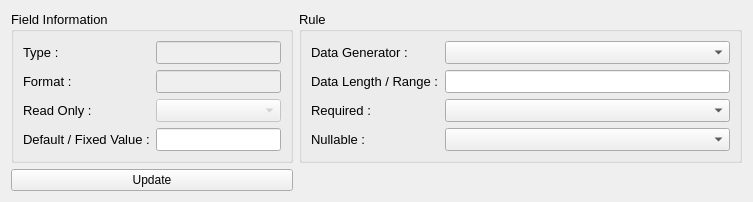
                      <widget class="QWidget" name="tab_12">
                       <attribute name="title">
                        <string>Data Rule</string>
                       </attribute>
                       <layout class="QHBoxLayout" name="horizontalLayout_17">
                        <item>
                         <layout class="QGridLayout" name="gridLayout_6" columnstretch="4,6">
                          <item row="1" column="0" rowspan="2">
                           <widget class="QGroupBox" name="group_positive_test_11">
                            <property name="sizePolicy">
                             <sizepolicy hsizetype="MinimumExpanding" vsizetype="MinimumExpanding">
                              <horstretch>0</horstretch>
                              <verstretch>0</verstretch>
                             </sizepolicy>
                            </property>
                            <property name="font">
                             <font>
                              <family>Segoe UI</family>
                              <pointsize>10</pointsize>
                             </font>
                            </property>
                            <property name="title">
                             <string>Field Information</string>
                            </property>
                            <layout class="QGridLayout" name="gridLayout_15">
                             <item row="3" column="0">
                              <widget class="QLabel" name="label_38">
                               <property name="font">
                                <font>
                                 <family>Segoe UI</family>
                                 <pointsize>10</pointsize>
                                </font>
                               </property>
                               <property name="text">
                                <string>Default / Fixed Value :</string>
                               </property>
                               <property name="alignment">
                                <set>Qt::AlignLeading|Qt::AlignLeft|Qt::AlignVCenter</set>
                               </property>
                              </widget>
                             </item>
                             <item row="0" column="0">
                              <widget class="QLabel" name="label_36">
                               <property name="font">
                                <font>
                                 <family>Segoe UI</family>
                                 <pointsize>10</pointsize>
                                </font>
                               </property>
                               <property name="text">
                                <string>Type :</string>
                               </property>
                               <property name="alignment">
                                <set>Qt::AlignLeading|Qt::AlignLeft|Qt::AlignVCenter</set>
                               </property>
                              </widget>
                             </item>
                             <item row="1" column="0">
                              <widget class="QLabel" name="label_37">
                               <property name="font">
                                <font>
                                 <family>Segoe UI</family>
                                 <pointsize>10</pointsize>
                                </font>
                               </property>
                               <property name="text">
                                <string>Format :</string>
                               </property>
                               <property name="alignment">
                                <set>Qt::AlignLeading|Qt::AlignLeft|Qt::AlignVCenter</set>
                               </property>
                              </widget>
                             </item>
                             <item row="3" column="1">
                              <widget class="QLineEdit" name="textbox_data_rule_value">
                               <property name="font">
                                <font>
                                 <family>Segoe UI</family>
                                 <pointsize>10</pointsize>
                                </font>
                               </property>
                              </widget>
                             </item>
                             <item row="0" column="1">
                              <widget class="QLineEdit" name="textbox_data_rule_type">
                               <property name="enabled">
                                <bool>false</bool>
                               </property>
                               <property name="font">
                                <font>
                                 <family>Segoe UI</family>
                                 <pointsize>10</pointsize>
                                </font>
                               </property>
                              </widget>
                             </item>
                             <item row="1" column="1">
                              <widget class="QLineEdit" name="textbox_data_rule_format">
                               <property name="enabled">
                                <bool>false</bool>
                               </property>
                               <property name="font">
                                <font>
                                 <family>Segoe UI</family>
                                 <pointsize>10</pointsize>
                                </font>
                               </property>
                              </widget>
                             </item>
                             <item row="2" column="0">
                              <widget class="QLabel" name="label_57">
                               <property name="font">
                                <font>
                                 <family>Segoe UI</family>
                                 <pointsize>10</pointsize>
                                </font>
                               </property>
                               <property name="text">
                                <string>Read Only :</string>
                               </property>
                               <property name="alignment">
                                <set>Qt::AlignLeading|Qt::AlignLeft|Qt::AlignVCenter</set>
                               </property>
                              </widget>
                             </item>
                             <item row="2" column="1">
                              <widget class="QComboBox" name="comboBox_data_rule_read_only">
                               <property name="enabled">
                                <bool>false</bool>
                               </property>
                               <property name="font">
                                <font>
                                 <family>Segoe UI</family>
                                 <pointsize>10</pointsize>
                                </font>
                               </property>
                               <property name="layoutDirection">
                                <enum>Qt::LeftToRight</enum>
                               </property>
                               <item>
                                <property name="text">
                                 <string/>
                                </property>
                               </item>
                               <item>
                                <property name="text">
                                 <string>True</string>
                                </property>
                               </item>
                               <item>
                                <property name="text">
                                 <string>False</string>
                                </property>
                               </item>
                              </widget>
                             </item>
                            </layout>
                           </widget>
                          </item>
                          <item row="1" column="1" rowspan="2">
                           <widget class="QGroupBox" name="group_positive_test_13">
                            <property name="sizePolicy">
                             <sizepolicy hsizetype="MinimumExpanding" vsizetype="MinimumExpanding">
                              <horstretch>0</horstretch>
                              <verstretch>0</verstretch>
                             </sizepolicy>
                            </property>
                            <property name="font">
                             <font>
                              <family>Segoe UI</family>
                              <pointsize>10</pointsize>
                             </font>
                            </property>
                            <property name="title">
                             <string>Rule</string>
                            </property>
                            <layout class="QGridLayout" name="gridLayout_26">
                             <item row="1" column="0">
                              <widget class="QLabel" name="label_50">
                               <property name="font">
                                <font>
                                 <family>Segoe UI</family>
                                 <pointsize>10</pointsize>
                                </font>
                               </property>
                               <property name="text">
                                <string>Data Length / Range :</string>
                               </property>
                               <property name="alignment">
                                <set>Qt::AlignLeading|Qt::AlignLeft|Qt::AlignVCenter</set>
                               </property>
                              </widget>
                             </item>
                             <item row="3" column="0">
                              <widget class="QLabel" name="label_52">
                               <property name="font">
                                <font>
                                 <family>Segoe UI</family>
                                 <pointsize>10</pointsize>
                                </font>
                               </property>
                               <property name="text">
                                <string>Nullable :</string>
                               </property>
                               <property name="alignment">
                                <set>Qt::AlignLeading|Qt::AlignLeft|Qt::AlignVCenter</set>
                               </property>
                              </widget>
                             </item>
                             <item row="0" column="0">
                              <widget class="QLabel" name="label_39">
                               <property name="font">
                                <font>
                                 <family>Segoe UI</family>
                                 <pointsize>10</pointsize>
                                </font>
                               </property>
                               <property name="text">
                                <string>Data Generator :</string>
                               </property>
                               <property name="alignment">
                                <set>Qt::AlignLeading|Qt::AlignLeft|Qt::AlignVCenter</set>
                               </property>
                              </widget>
                             </item>
                             <item row="2" column="0">
                              <widget class="QLabel" name="label_51">
                               <property name="font">
                                <font>
                                 <family>Segoe UI</family>
                                 <pointsize>10</pointsize>
                                </font>
                               </property>
                               <property name="text">
                                <string>Required :</string>
                               </property>
                               <property name="alignment">
                                <set>Qt::AlignLeading|Qt::AlignLeft|Qt::AlignVCenter</set>
                               </property>
                              </widget>
                             </item>
                             <item row="1" column="2">
                              <widget class="QLineEdit" name="textbox_data_rule_data_length">
                               <property name="font">
                                <font>
                                 <family>Segoe UI</family>
                                 <pointsize>10</pointsize>
                                </font>
                               </property>
                               <property name="text">
                                <string/>
                               </property>
                              </widget>
                             </item>
                             <item row="0" column="2">
                              <widget class="QComboBox" name="comboBox_data_rule_data_generator">
                               <property name="font">
                                <font>
                                 <family>Segoe UI</family>
                                 <pointsize>10</pointsize>
                                </font>
                               </property>
                               <property name="layoutDirection">
                                <enum>Qt::LeftToRight</enum>
                               </property>
                               <item>
                                <property name="text">
                                 <string/>
                                </property>
                               </item>
                               <item>
                                <property name="text">
                                 <string>Random String</string>
                                </property>
                               </item>
                               <item>
                                <property name="text">
                                 <string>Random String (Without Special Characters)</string>
                                </property>
                               </item>
                               <item>
                                <property name="text">
                                 <string>Random Boolean</string>
                                </property>
                               </item>
                               <item>
                                <property name="text">
                                 <string>Random Integer</string>
                                </property>
                               </item>
                               <item>
                                <property name="text">
                                 <string>Random Number (Float)</string>
                                </property>
                               </item>
                               <item>
                                <property name="text">
                                 <string>Random DATE-TIME</string>
                                </property>
                               </item>
                               <item>
                                <property name="text">
                                 <string>Random EMAIL</string>
                                </property>
                               </item>
                               <item>
                                <property name="text">
                                 <string>Random IPV4</string>
                                </property>
                               </item>
                               <item>
                                <property name="text">
                                 <string>Random IPV6</string>
                                </property>
                               </item>
                               <item>
                                <property name="text">
                                 <string>Random HOSTNAME</string>
                                </property>
                               </item>
                               <item>
                                <property name="text">
                                 <string>Random UUID</string>
                                </property>
                               </item>
                              </widget>
                             </item>
                             <item row="2" column="2">
                              <widget class="QComboBox" name="comboBox_data_rule_required">
                               <property name="font">
                                <font>
                                 <family>Segoe UI</family>
                                 <pointsize>10</pointsize>
                                </font>
                               </property>
                               <property name="layoutDirection">
                                <enum>Qt::LeftToRight</enum>
                               </property>
                               <item>
                                <property name="text">
                                 <string/>
                                </property>
                               </item>
                               <item>
                                <property name="text">
                                 <string>True</string>
                                </property>
                               </item>
                               <item>
                                <property name="text">
                                 <string>False</string>
                                </property>
                               </item>
                              </widget>
                             </item>
                             <item row="3" column="2">
                              <widget class="QComboBox" name="comboBox_data_rule_nullable">
                               <property name="font">
                                <font>
                                 <family>Segoe UI</family>
                                 <pointsize>10</pointsize>
                                </font>
                               </property>
                               <property name="layoutDirection">
                                <enum>Qt::LeftToRight</enum>
                               </property>
                               <item>
                                <property name="text">
                                 <string/>
                                </property>
                               </item>
                               <item>
                                <property name="text">
                                 <string>True</string>
                                </property>
                               </item>
                               <item>
                                <property name="text">
                                 <string>False</string>
                                </property>
                               </item>
                              </widget>
                             </item>
                            </layout>
                           </widget>
                          </item>
                          <item row="3" column="0">
                           <widget class="QPushButton" name="btn_update_data_rule">
                            <property name="text">
                             <string>Update</string>
                            </property>
                           </widget>
                          </item>
                         </layout>
                        </item>
                       </layout>
                      </widget>
